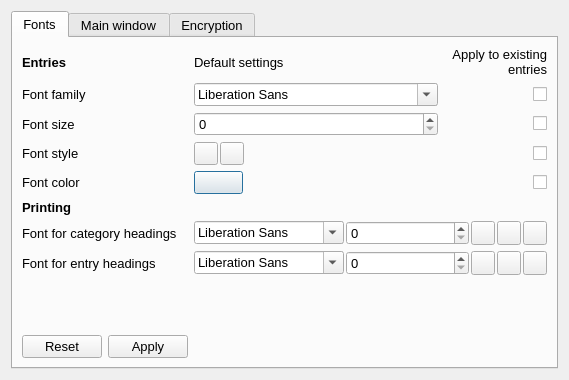
<?xml version="1.0" encoding="UTF-8"?>
<ui version="4.0">
 <class>SettingsDialog</class>
 <widget class="QDialog" name="SettingsDialog">
  <property name="geometry">
   <rect>
    <x>0</x>
    <y>0</y>
    <width>552</width>
    <height>380</height>
   </rect>
  </property>
  <property name="font">
   <font>
    <pointsize>10</pointsize>
   </font>
  </property>
  <property name="windowTitle">
   <string>Settings</string>
  </property>
  <layout class="QGridLayout" name="gridLayout_5">
   <item row="0" column="0">
    <widget class="QTabWidget" name="tabWidget">
     <property name="font">
      <font>
       <pointsize>10</pointsize>
      </font>
     </property>
     <property name="currentIndex">
      <number>0</number>
     </property>
     <widget class="QWidget" name="defaultFontTab">
      <attribute name="title">
       <string>Fonts</string>
      </attribute>
      <layout class="QGridLayout" name="gridLayout_2">
       <item row="0" column="0">
        <widget class="QLabel" name="captionEntriesLabel">
         <property name="font">
          <font>
           <weight>75</weight>
           <bold>true</bold>
          </font>
         </property>
         <property name="text">
          <string>Entries</string>
         </property>
        </widget>
       </item>
       <item row="0" column="1">
        <widget class="QLabel" name="defaultFontLabel">
         <property name="sizePolicy">
          <sizepolicy hsizetype="Minimum" vsizetype="Minimum">
           <horstretch>0</horstretch>
           <verstretch>0</verstretch>
          </sizepolicy>
         </property>
         <property name="font">
          <font>
           <pointsize>10</pointsize>
          </font>
         </property>
         <property name="text">
          <string>Default settings</string>
         </property>
        </widget>
       </item>
       <item row="0" column="2">
        <widget class="QLabel" name="applyAllLabel">
         <property name="sizePolicy">
          <sizepolicy hsizetype="MinimumExpanding" vsizetype="Minimum">
           <horstretch>0</horstretch>
           <verstretch>0</verstretch>
          </sizepolicy>
         </property>
         <property name="minimumSize">
          <size>
           <width>100</width>
           <height>0</height>
          </size>
         </property>
         <property name="maximumSize">
          <size>
           <width>200</width>
           <height>400</height>
          </size>
         </property>
         <property name="font">
          <font>
           <pointsize>10</pointsize>
          </font>
         </property>
         <property name="layoutDirection">
          <enum>Qt::LeftToRight</enum>
         </property>
         <property name="text">
          <string>Apply to existing entries</string>
         </property>
         <property name="alignment">
          <set>Qt::AlignRight|Qt::AlignTrailing|Qt::AlignVCenter</set>
         </property>
         <property name="wordWrap">
          <bool>true</bool>
         </property>
        </widget>
       </item>
       <item row="1" column="0">
        <widget class="QLabel" name="fontFamilyLabel">
         <property name="font">
          <font>
           <pointsize>10</pointsize>
          </font>
         </property>
         <property name="text">
          <string>Font family</string>
         </property>
        </widget>
       </item>
       <item row="1" column="1">
        <widget class="QFontComboBox" name="fontFamilyComboBox">
         <property name="font">
          <font>
           <pointsize>10</pointsize>
          </font>
         </property>
        </widget>
       </item>
       <item row="1" column="2">
        <widget class="QCheckBox" name="fontFamilyApplyAllCheckBox">
         <property name="layoutDirection">
          <enum>Qt::RightToLeft</enum>
         </property>
         <property name="text">
          <string/>
         </property>
        </widget>
       </item>
       <item row="2" column="0">
        <widget class="QLabel" name="fontSizeLabel">
         <property name="font">
          <font>
           <pointsize>10</pointsize>
          </font>
         </property>
         <property name="text">
          <string>Font size</string>
         </property>
        </widget>
       </item>
       <item row="2" column="1">
        <widget class="QSpinBox" name="fontSizeSpinbox">
         <property name="font">
          <font>
           <pointsize>10</pointsize>
          </font>
         </property>
        </widget>
       </item>
       <item row="2" column="2">
        <widget class="QCheckBox" name="fontSizeApplyAllCheckBox">
         <property name="layoutDirection">
          <enum>Qt::RightToLeft</enum>
         </property>
         <property name="text">
          <string/>
         </property>
        </widget>
       </item>
       <item row="3" column="0">
        <widget class="QLabel" name="fontStyleLabel">
         <property name="font">
          <font>
           <pointsize>10</pointsize>
          </font>
         </property>
         <property name="text">
          <string>Font style</string>
         </property>
        </widget>
       </item>
       <item row="3" column="1">
        <layout class="QHBoxLayout" name="fontStyleLayout">
         <property name="spacing">
          <number>2</number>
         </property>
         <item>
          <widget class="QToolButton" name="fontBoldToolButton">
           <property name="maximumSize">
            <size>
             <width>24</width>
             <height>24</height>
            </size>
           </property>
           <property name="font">
            <font>
             <pointsize>10</pointsize>
            </font>
           </property>
           <property name="text">
            <string/>
           </property>
           <property name="icon">
            <iconset resource="icons.qrc">
             <normaloff>:/icons/text_bold.png</normaloff>:/icons/text_bold.png</iconset>
           </property>
           <property name="checkable">
            <bool>true</bool>
           </property>
          </widget>
         </item>
         <item>
          <widget class="QToolButton" name="fontItalicToolButton">
           <property name="maximumSize">
            <size>
             <width>24</width>
             <height>24</height>
            </size>
           </property>
           <property name="font">
            <font>
             <pointsize>10</pointsize>
            </font>
           </property>
           <property name="text">
            <string/>
           </property>
           <property name="icon">
            <iconset resource="icons.qrc">
             <normaloff>:/icons/text_italic.png</normaloff>:/icons/text_italic.png</iconset>
           </property>
           <property name="checkable">
            <bool>true</bool>
           </property>
          </widget>
         </item>
         <item>
          <spacer name="horizontalSpacer">
           <property name="orientation">
            <enum>Qt::Horizontal</enum>
           </property>
           <property name="sizeType">
            <enum>QSizePolicy::Expanding</enum>
           </property>
           <property name="sizeHint" stdset="0">
            <size>
             <width>40</width>
             <height>20</height>
            </size>
           </property>
          </spacer>
         </item>
        </layout>
       </item>
       <item row="3" column="2">
        <widget class="QCheckBox" name="fontStyleApplyAllCheckBox">
         <property name="layoutDirection">
          <enum>Qt::RightToLeft</enum>
         </property>
         <property name="text">
          <string/>
         </property>
        </widget>
       </item>
       <item row="4" column="0">
        <widget class="QLabel" name="fontColorLabel">
         <property name="font">
          <font>
           <pointsize>10</pointsize>
          </font>
         </property>
         <property name="text">
          <string>Font color</string>
         </property>
        </widget>
       </item>
       <item row="4" column="1">
        <widget class="QPushButton" name="fontColorPushButton">
         <property name="maximumSize">
          <size>
           <width>49</width>
           <height>16777215</height>
          </size>
         </property>
         <property name="font">
          <font>
           <pointsize>10</pointsize>
          </font>
         </property>
         <property name="text">
          <string/>
         </property>
         <property name="icon">
          <iconset resource="icons.qrc">
           <normaloff>:/icons/color_wheel.png</normaloff>:/icons/color_wheel.png</iconset>
         </property>
        </widget>
       </item>
       <item row="4" column="2">
        <widget class="QCheckBox" name="fontColorApplyAllCheckBox">
         <property name="layoutDirection">
          <enum>Qt::RightToLeft</enum>
         </property>
         <property name="text">
          <string/>
         </property>
        </widget>
       </item>
       <item row="5" column="0">
        <widget class="QLabel" name="captionPrintingLabel">
         <property name="font">
          <font>
           <weight>75</weight>
           <bold>true</bold>
          </font>
         </property>
         <property name="text">
          <string>Printing</string>
         </property>
        </widget>
       </item>
       <item row="6" column="0">
        <widget class="QLabel" name="printingCategoryFontLabel">
         <property name="text">
          <string>Font for category headings</string>
         </property>
        </widget>
       </item>
       <item row="6" column="1" colspan="2">
        <layout class="QHBoxLayout" name="printingFontCategoryLayout">
         <property name="spacing">
          <number>2</number>
         </property>
         <item>
          <widget class="QFontComboBox" name="printingFontCategoryComboBox">
           <property name="maximumSize">
            <size>
             <width>150</width>
             <height>16777215</height>
            </size>
           </property>
           <property name="font">
            <font>
             <pointsize>10</pointsize>
            </font>
           </property>
          </widget>
         </item>
         <item>
          <widget class="QSpinBox" name="printingFontCategorySizeSpinBox">
           <property name="font">
            <font>
             <pointsize>10</pointsize>
            </font>
           </property>
          </widget>
         </item>
         <item>
          <widget class="QToolButton" name="printingFontCategoryBoldToolButton">
           <property name="maximumSize">
            <size>
             <width>24</width>
             <height>24</height>
            </size>
           </property>
           <property name="font">
            <font>
             <pointsize>10</pointsize>
            </font>
           </property>
           <property name="text">
            <string/>
           </property>
           <property name="icon">
            <iconset resource="icons.qrc">
             <normaloff>:/icons/text_bold.png</normaloff>:/icons/text_bold.png</iconset>
           </property>
           <property name="checkable">
            <bool>true</bool>
           </property>
          </widget>
         </item>
         <item>
          <widget class="QToolButton" name="printingFontCategoryItalicToolButton">
           <property name="maximumSize">
            <size>
             <width>24</width>
             <height>24</height>
            </size>
           </property>
           <property name="font">
            <font>
             <pointsize>10</pointsize>
            </font>
           </property>
           <property name="text">
            <string/>
           </property>
           <property name="icon">
            <iconset resource="icons.qrc">
             <normaloff>:/icons/text_italic.png</normaloff>:/icons/text_italic.png</iconset>
           </property>
           <property name="checkable">
            <bool>true</bool>
           </property>
          </widget>
         </item>
         <item>
          <widget class="QToolButton" name="printingFontCategoryUnderlineToolButton">
           <property name="maximumSize">
            <size>
             <width>24</width>
             <height>24</height>
            </size>
           </property>
           <property name="font">
            <font>
             <pointsize>10</pointsize>
            </font>
           </property>
           <property name="text">
            <string/>
           </property>
           <property name="icon">
            <iconset resource="icons.qrc">
             <normaloff>:/icons/text_underline.png</normaloff>:/icons/text_underline.png</iconset>
           </property>
           <property name="checkable">
            <bool>true</bool>
           </property>
          </widget>
         </item>
        </layout>
       </item>
       <item row="7" column="0">
        <widget class="QLabel" name="printingFontLabel_2">
         <property name="text">
          <string>Font for entry headings</string>
         </property>
        </widget>
       </item>
       <item row="7" column="1" colspan="2">
        <layout class="QHBoxLayout" name="printingFontEntryLayout">
         <property name="spacing">
          <number>2</number>
         </property>
         <item>
          <widget class="QFontComboBox" name="printingFontEntryComboBox">
           <property name="maximumSize">
            <size>
             <width>150</width>
             <height>16777215</height>
            </size>
           </property>
           <property name="font">
            <font>
             <pointsize>10</pointsize>
            </font>
           </property>
          </widget>
         </item>
         <item>
          <widget class="QSpinBox" name="printingFontEntrySizeSpinBox">
           <property name="font">
            <font>
             <pointsize>10</pointsize>
            </font>
           </property>
          </widget>
         </item>
         <item>
          <widget class="QToolButton" name="printingFontEntryBoldToolButton">
           <property name="maximumSize">
            <size>
             <width>24</width>
             <height>24</height>
            </size>
           </property>
           <property name="font">
            <font>
             <pointsize>10</pointsize>
            </font>
           </property>
           <property name="text">
            <string/>
           </property>
           <property name="icon">
            <iconset resource="icons.qrc">
             <normaloff>:/icons/text_bold.png</normaloff>:/icons/text_bold.png</iconset>
           </property>
           <property name="checkable">
            <bool>true</bool>
           </property>
          </widget>
         </item>
         <item>
          <widget class="QToolButton" name="printingFontEntryItalicToolButton">
           <property name="maximumSize">
            <size>
             <width>24</width>
             <height>24</height>
            </size>
           </property>
           <property name="font">
            <font>
             <pointsize>10</pointsize>
            </font>
           </property>
           <property name="text">
            <string/>
           </property>
           <property name="icon">
            <iconset resource="icons.qrc">
             <normaloff>:/icons/text_italic.png</normaloff>:/icons/text_italic.png</iconset>
           </property>
           <property name="checkable">
            <bool>true</bool>
           </property>
          </widget>
         </item>
         <item>
          <widget class="QToolButton" name="printingFontEntryUnderlineToolButton">
           <property name="maximumSize">
            <size>
             <width>24</width>
             <height>24</height>
            </size>
           </property>
           <property name="font">
            <font>
             <pointsize>10</pointsize>
            </font>
           </property>
           <property name="text">
            <string/>
           </property>
           <property name="icon">
            <iconset resource="icons.qrc">
             <normaloff>:/icons/text_underline.png</normaloff>:/icons/text_underline.png</iconset>
           </property>
           <property name="checkable">
            <bool>true</bool>
           </property>
          </widget>
         </item>
        </layout>
       </item>
       <item row="8" column="0">
        <spacer name="verticalSpacer">
         <property name="orientation">
          <enum>Qt::Vertical</enum>
         </property>
         <property name="sizeHint" stdset="0">
          <size>
           <width>20</width>
           <height>40</height>
          </size>
         </property>
        </spacer>
       </item>
       <item row="8" column="1">
        <spacer name="verticalSpacer_2">
         <property name="orientation">
          <enum>Qt::Vertical</enum>
         </property>
         <property name="sizeHint" stdset="0">
          <size>
           <width>20</width>
           <height>40</height>
          </size>
         </property>
        </spacer>
       </item>
       <item row="8" column="2">
        <spacer name="verticalSpacer_3">
         <property name="orientation">
          <enum>Qt::Vertical</enum>
         </property>
         <property name="sizeHint" stdset="0">
          <size>
           <width>20</width>
           <height>40</height>
          </size>
         </property>
        </spacer>
       </item>
       <item row="9" column="0">
        <layout class="QHBoxLayout" name="resetApplyLayout">
         <item>
          <widget class="QPushButton" name="resetPushButton">
           <property name="text">
            <string>Reset</string>
           </property>
          </widget>
         </item>
         <item>
          <widget class="QPushButton" name="applyPushButton">
           <property name="enabled">
            <bool>true</bool>
           </property>
           <property name="text">
            <string>Apply</string>
           </property>
          </widget>
         </item>
        </layout>
       </item>
      </layout>
     </widget>
     <widget class="QWidget" name="tab">
      <attribute name="title">
       <string>Main window</string>
      </attribute>
      <layout class="QGridLayout" name="gridLayout_6">
       <item row="0" column="0" alignment="Qt::AlignTop">
        <widget class="QLabel" name="defaultPositionLabel">
         <property name="font">
          <font>
           <pointsize>10</pointsize>
          </font>
         </property>
         <property name="text">
          <string>Default position</string>
         </property>
         <property name="wordWrap">
          <bool>true</bool>
         </property>
        </widget>
       </item>
       <item row="0" column="2">
        <widget class="QComboBox" name="defaultPositionComboBox">
         <property name="font">
          <font>
           <pointsize>10</pointsize>
          </font>
         </property>
         <item>
          <property name="text">
           <string>Top left</string>
          </property>
         </item>
         <item>
          <property name="text">
           <string>Top right</string>
          </property>
         </item>
         <item>
          <property name="text">
           <string>Bottom left</string>
          </property>
         </item>
         <item>
          <property name="text">
           <string>Bottom right</string>
          </property>
         </item>
         <item>
          <property name="text">
           <string>Center</string>
          </property>
         </item>
        </widget>
       </item>
       <item row="1" column="0" alignment="Qt::AlignTop">
        <widget class="QLabel" name="defaultCategoryLabel">
         <property name="font">
          <font>
           <pointsize>10</pointsize>
          </font>
         </property>
         <property name="text">
          <string>Default category</string>
         </property>
         <property name="wordWrap">
          <bool>true</bool>
         </property>
        </widget>
       </item>
       <item row="1" column="2">
        <widget class="QComboBox" name="defaultCategoryComboBox">
         <property name="font">
          <font>
           <pointsize>10</pointsize>
          </font>
         </property>
        </widget>
       </item>
       <item row="2" column="0" alignment="Qt::AlignTop">
        <widget class="QLabel" name="uiFontLabel">
         <property name="font">
          <font>
           <pointsize>10</pointsize>
          </font>
         </property>
         <property name="text">
          <string>UI font</string>
         </property>
         <property name="wordWrap">
          <bool>true</bool>
         </property>
        </widget>
       </item>
       <item row="2" column="2">
        <layout class="QGridLayout" name="gridLayout">
         <property name="spacing">
          <number>2</number>
         </property>
         <item row="0" column="1">
          <widget class="QSpinBox" name="uiFontSizeSpinBox">
           <property name="font">
            <font>
             <pointsize>10</pointsize>
            </font>
           </property>
          </widget>
         </item>
         <item row="0" column="2">
          <widget class="QToolButton" name="uiFontBoldToolButton">
           <property name="minimumSize">
            <size>
             <width>24</width>
             <height>24</height>
            </size>
           </property>
           <property name="maximumSize">
            <size>
             <width>24</width>
             <height>24</height>
            </size>
           </property>
           <property name="font">
            <font>
             <pointsize>10</pointsize>
            </font>
           </property>
           <property name="text">
            <string/>
           </property>
           <property name="icon">
            <iconset resource="icons.qrc">
             <normaloff>:/icons/text_bold.png</normaloff>:/icons/text_bold.png</iconset>
           </property>
           <property name="checkable">
            <bool>true</bool>
           </property>
          </widget>
         </item>
         <item row="0" column="3">
          <widget class="QToolButton" name="uiFontItalicToolButton">
           <property name="minimumSize">
            <size>
             <width>24</width>
             <height>24</height>
            </size>
           </property>
           <property name="maximumSize">
            <size>
             <width>24</width>
             <height>24</height>
            </size>
           </property>
           <property name="font">
            <font>
             <pointsize>10</pointsize>
            </font>
           </property>
           <property name="text">
            <string/>
           </property>
           <property name="icon">
            <iconset resource="icons.qrc">
             <normaloff>:/icons/text_italic.png</normaloff>:/icons/text_italic.png</iconset>
           </property>
           <property name="checkable">
            <bool>true</bool>
           </property>
          </widget>
         </item>
         <item row="0" column="0">
          <widget class="QFontComboBox" name="uiFontFamilyComboBox">
           <property name="minimumSize">
            <size>
             <width>250</width>
             <height>0</height>
            </size>
           </property>
           <property name="maximumSize">
            <size>
             <width>250</width>
             <height>16777215</height>
            </size>
           </property>
           <property name="font">
            <font>
             <pointsize>10</pointsize>
            </font>
           </property>
          </widget>
         </item>
         <item row="1" column="2">
          <widget class="QToolButton" name="entryListFontBoldToolButton">
           <property name="minimumSize">
            <size>
             <width>24</width>
             <height>24</height>
            </size>
           </property>
           <property name="maximumSize">
            <size>
             <width>24</width>
             <height>24</height>
            </size>
           </property>
           <property name="font">
            <font>
             <pointsize>10</pointsize>
            </font>
           </property>
           <property name="text">
            <string/>
           </property>
           <property name="icon">
            <iconset resource="icons.qrc">
             <normaloff>:/icons/text_bold.png</normaloff>:/icons/text_bold.png</iconset>
           </property>
           <property name="checkable">
            <bool>true</bool>
           </property>
          </widget>
         </item>
         <item row="1" column="3">
          <widget class="QToolButton" name="entryListFontItalicToolButton">
           <property name="minimumSize">
            <size>
             <width>24</width>
             <height>24</height>
            </size>
           </property>
           <property name="maximumSize">
            <size>
             <width>24</width>
             <height>24</height>
            </size>
           </property>
           <property name="font">
            <font>
             <pointsize>10</pointsize>
            </font>
           </property>
           <property name="text">
            <string/>
           </property>
           <property name="icon">
            <iconset resource="icons.qrc">
             <normaloff>:/icons/text_italic.png</normaloff>:/icons/text_italic.png</iconset>
           </property>
           <property name="checkable">
            <bool>true</bool>
           </property>
          </widget>
         </item>
         <item row="1" column="0" colspan="2">
          <widget class="QLabel" name="captionEntryList">
           <property name="text">
            <string>Entry List</string>
           </property>
          </widget>
         </item>
        </layout>
       </item>
       <item row="3" column="0" alignment="Qt::AlignTop">
        <widget class="QLabel" name="labelFontLabel">
         <property name="font">
          <font>
           <pointsize>10</pointsize>
          </font>
         </property>
         <property name="text">
          <string>Label font</string>
         </property>
         <property name="wordWrap">
          <bool>true</bool>
         </property>
        </widget>
       </item>
       <item row="3" column="2">
        <layout class="QGridLayout" name="gridLayout_4">
         <property name="spacing">
          <number>2</number>
         </property>
         <item row="0" column="2">
          <widget class="QToolButton" name="labelFontBoldToolButton">
           <property name="minimumSize">
            <size>
             <width>24</width>
             <height>24</height>
            </size>
           </property>
           <property name="maximumSize">
            <size>
             <width>24</width>
             <height>24</height>
            </size>
           </property>
           <property name="font">
            <font>
             <pointsize>10</pointsize>
            </font>
           </property>
           <property name="text">
            <string/>
           </property>
           <property name="icon">
            <iconset resource="icons.qrc">
             <normaloff>:/icons/text_bold.png</normaloff>:/icons/text_bold.png</iconset>
           </property>
           <property name="checkable">
            <bool>true</bool>
           </property>
          </widget>
         </item>
         <item row="0" column="0">
          <widget class="QFontComboBox" name="labelFontFamilyComboBox">
           <property name="sizePolicy">
            <sizepolicy hsizetype="MinimumExpanding" vsizetype="Fixed">
             <horstretch>0</horstretch>
             <verstretch>0</verstretch>
            </sizepolicy>
           </property>
           <property name="minimumSize">
            <size>
             <width>250</width>
             <height>0</height>
            </size>
           </property>
           <property name="maximumSize">
            <size>
             <width>250</width>
             <height>16777215</height>
            </size>
           </property>
           <property name="font">
            <font>
             <pointsize>10</pointsize>
            </font>
           </property>
          </widget>
         </item>
         <item row="0" column="1">
          <widget class="QSpinBox" name="labelFontSizeSpinBox">
           <property name="font">
            <font>
             <pointsize>10</pointsize>
            </font>
           </property>
          </widget>
         </item>
         <item row="0" column="3">
          <widget class="QToolButton" name="labelFontItalicToolButton">
           <property name="minimumSize">
            <size>
             <width>24</width>
             <height>24</height>
            </size>
           </property>
           <property name="maximumSize">
            <size>
             <width>24</width>
             <height>24</height>
            </size>
           </property>
           <property name="font">
            <font>
             <pointsize>10</pointsize>
            </font>
           </property>
           <property name="text">
            <string/>
           </property>
           <property name="icon">
            <iconset resource="icons.qrc">
             <normaloff>:/icons/text_italic.png</normaloff>:/icons/text_italic.png</iconset>
           </property>
           <property name="checkable">
            <bool>true</bool>
           </property>
          </widget>
         </item>
        </layout>
       </item>
       <item row="4" column="0" alignment="Qt::AlignTop">
        <widget class="QLabel" name="labelColorsLabel">
         <property name="sizePolicy">
          <sizepolicy hsizetype="Preferred" vsizetype="Minimum">
           <horstretch>0</horstretch>
           <verstretch>0</verstretch>
          </sizepolicy>
         </property>
         <property name="minimumSize">
          <size>
           <width>0</width>
           <height>24</height>
          </size>
         </property>
         <property name="maximumSize">
          <size>
           <width>16777215</width>
           <height>24</height>
          </size>
         </property>
         <property name="font">
          <font>
           <pointsize>10</pointsize>
          </font>
         </property>
         <property name="text">
          <string>Label colors</string>
         </property>
         <property name="wordWrap">
          <bool>true</bool>
         </property>
        </widget>
       </item>
       <item row="4" column="2">
        <layout class="QGridLayout" name="gridLayout_3">
         <property name="spacing">
          <number>2</number>
         </property>
         <item row="2" column="0">
          <widget class="QLabel" name="entryLabelLabel">
           <property name="frameShape">
            <enum>QFrame::NoFrame</enum>
           </property>
           <property name="text">
            <string>Entry</string>
           </property>
          </widget>
         </item>
         <item row="0" column="0">
          <widget class="QLabel" name="categoryLabelLabel">
           <property name="maximumSize">
            <size>
             <width>150</width>
             <height>16777215</height>
            </size>
           </property>
           <property name="frameShape">
            <enum>QFrame::NoFrame</enum>
           </property>
           <property name="text">
            <string>Category</string>
           </property>
          </widget>
         </item>
         <item row="0" column="2">
          <widget class="QPushButton" name="categoryLabelBackgroundColorPushButton">
           <property name="minimumSize">
            <size>
             <width>24</width>
             <height>24</height>
            </size>
           </property>
           <property name="maximumSize">
            <size>
             <width>24</width>
             <height>24</height>
            </size>
           </property>
           <property name="font">
            <font>
             <pointsize>10</pointsize>
            </font>
           </property>
           <property name="text">
            <string/>
           </property>
          </widget>
         </item>
         <item row="0" column="3">
          <widget class="QPushButton" name="categoryLabelFontColorPushButton">
           <property name="maximumSize">
            <size>
             <width>24</width>
             <height>24</height>
            </size>
           </property>
           <property name="text">
            <string/>
           </property>
          </widget>
         </item>
         <item row="2" column="2">
          <widget class="QPushButton" name="entryLabelBackgroundColorPushButton">
           <property name="minimumSize">
            <size>
             <width>24</width>
             <height>24</height>
            </size>
           </property>
           <property name="maximumSize">
            <size>
             <width>24</width>
             <height>24</height>
            </size>
           </property>
           <property name="font">
            <font>
             <pointsize>10</pointsize>
            </font>
           </property>
           <property name="text">
            <string/>
           </property>
          </widget>
         </item>
         <item row="2" column="3">
          <widget class="QPushButton" name="entryLabelFontColorPushButton">
           <property name="maximumSize">
            <size>
             <width>24</width>
             <height>24</height>
            </size>
           </property>
           <property name="text">
            <string/>
           </property>
          </widget>
         </item>
         <item row="0" column="1">
          <spacer name="horizontalSpacer_2">
           <property name="orientation">
            <enum>Qt::Horizontal</enum>
           </property>
           <property name="sizeType">
            <enum>QSizePolicy::MinimumExpanding</enum>
           </property>
           <property name="sizeHint" stdset="0">
            <size>
             <width>40</width>
             <height>20</height>
            </size>
           </property>
          </spacer>
         </item>
         <item row="2" column="1">
          <spacer name="horizontalSpacer_3">
           <property name="orientation">
            <enum>Qt::Horizontal</enum>
           </property>
           <property name="sizeType">
            <enum>QSizePolicy::MinimumExpanding</enum>
           </property>
           <property name="sizeHint" stdset="0">
            <size>
             <width>40</width>
             <height>20</height>
            </size>
           </property>
          </spacer>
         </item>
        </layout>
       </item>
       <item row="5" column="0" alignment="Qt::AlignTop">
        <widget class="QLabel" name="alwaysOnTopLabel">
         <property name="sizePolicy">
          <sizepolicy hsizetype="Minimum" vsizetype="MinimumExpanding">
           <horstretch>0</horstretch>
           <verstretch>0</verstretch>
          </sizepolicy>
         </property>
         <property name="minimumSize">
          <size>
           <width>0</width>
           <height>0</height>
          </size>
         </property>
         <property name="maximumSize">
          <size>
           <width>16777215</width>
           <height>16777215</height>
          </size>
         </property>
         <property name="font">
          <font>
           <pointsize>10</pointsize>
          </font>
         </property>
         <property name="text">
          <string>Window always on top by default</string>
         </property>
         <property name="wordWrap">
          <bool>true</bool>
         </property>
        </widget>
       </item>
       <item row="5" column="2" alignment="Qt::AlignTop">
        <widget class="QCheckBox" name="alwaysOnTopCheckBox">
         <property name="text">
          <string/>
         </property>
        </widget>
       </item>
       <item row="6" column="1">
        <spacer name="verticalSpacer_4">
         <property name="orientation">
          <enum>Qt::Vertical</enum>
         </property>
         <property name="sizeHint" stdset="0">
          <size>
           <width>20</width>
           <height>40</height>
          </size>
         </property>
        </spacer>
       </item>
       <item row="7" column="0" colspan="2">
        <layout class="QHBoxLayout" name="resetApplyLayout_2">
         <item>
          <widget class="QPushButton" name="resetPushButton_2">
           <property name="text">
            <string>Reset</string>
           </property>
          </widget>
         </item>
         <item>
          <widget class="QPushButton" name="applyPushButton_2">
           <property name="enabled">
            <bool>true</bool>
           </property>
           <property name="text">
            <string>Apply</string>
           </property>
          </widget>
         </item>
        </layout>
       </item>
      </layout>
     </widget>
     <widget class="QWidget" name="encryptionTab">
      <attribute name="title">
       <string>Encryption</string>
      </attribute>
      <layout class="QVBoxLayout" name="verticalLayout_2">
       <item>
        <widget class="QPushButton" name="changePasswordPushButton">
         <property name="font">
          <font>
           <pointsize>10</pointsize>
          </font>
         </property>
         <property name="text">
          <string>Change password</string>
         </property>
        </widget>
       </item>
       <item>
        <spacer name="verticalSpacer_5">
         <property name="orientation">
          <enum>Qt::Vertical</enum>
         </property>
         <property name="sizeHint" stdset="0">
          <size>
           <width>20</width>
           <height>40</height>
          </size>
         </property>
        </spacer>
       </item>
      </layout>
     </widget>
    </widget>
   </item>
  </layout>
 </widget>
 <resources>
  <include location="icons.qrc"/>
 </resources>
 <connections/>
</ui>
